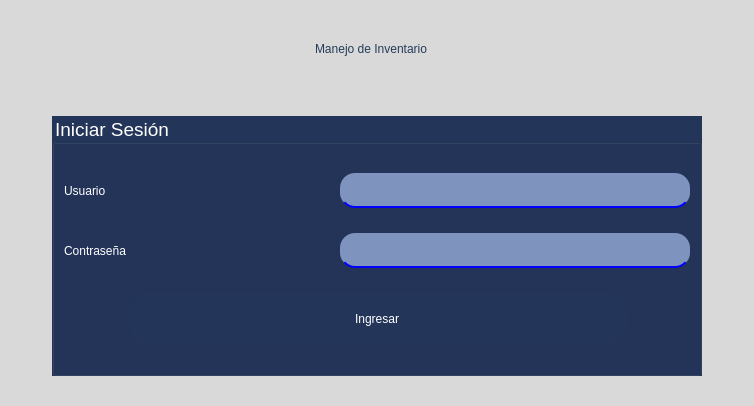
<?xml version="1.0" encoding="UTF-8"?>
<ui version="4.0">
 <class>MainWindow</class>
 <widget class="QMainWindow" name="MainWindow">
  <property name="geometry">
   <rect>
    <x>0</x>
    <y>0</y>
    <width>754</width>
    <height>406</height>
   </rect>
  </property>
  <property name="minimumSize">
   <size>
    <width>754</width>
    <height>406</height>
   </size>
  </property>
  <property name="maximumSize">
   <size>
    <width>754</width>
    <height>406</height>
   </size>
  </property>
  <property name="windowTitle">
   <string>Inicio de Sesión</string>
  </property>
  <property name="styleSheet">
   <string notr="true">QPushButton{
	color: rgb(255, 255, 255);
	background-color: rgb(0, 0, 127);
	font: 75 11pt &quot;Arial&quot;;
}
QLineEdit{
	color: rgb(0, 0, 0);
	border:0;
	background-color: rgba(106, 106, 106, 0.5);
	font: 75 11pt &quot;Arial&quot;;
}
QMainWindow{
	background-color: rgb(255, 255, 255);
}
QMainWindow::item:selected {
    background-color: #555;

}

QTabWidget{
	border:0; 

}
QLabel{
	
	font: 75 14pt &quot;Arial&quot;;
}
QGroupBox{
	
	font: italic 11pt &quot;Arial&quot;;
}
QComboBox{
	
	background-color: rgba(102, 102, 102, 0.5);
	font: 75 11pt &quot;Arial&quot;;
}
QTableWidget{
	
	font: 16pt &quot;Arial&quot;;
}
QMainWindow{
background-color: #d9d9d9;
}</string>
  </property>
  <widget class="QWidget" name="centralwidget">
   <layout class="QVBoxLayout" name="verticalLayout_4">
    <item>
     <layout class="QHBoxLayout" name="horizontalLayout_3">
      <item>
       <widget class="QLabel" name="label_5">
        <property name="minimumSize">
         <size>
          <width>300</width>
          <height>80</height>
         </size>
        </property>
        <property name="maximumSize">
         <size>
          <width>300</width>
          <height>80</height>
         </size>
        </property>
        <property name="text">
         <string/>
        </property>
        <property name="pixmap">
         <pixmap>imagenes/logo pendon ysr.jpg</pixmap>
        </property>
        <property name="scaledContents">
         <bool>true</bool>
        </property>
       </widget>
      </item>
      <item>
       <widget class="QLabel" name="label_4">
        <property name="styleSheet">
         <string notr="true">font: 87 24pt &quot;Arial Black&quot;;
color:#253b59;</string>
        </property>
        <property name="text">
         <string>Manejo de Inventario</string>
        </property>
       </widget>
      </item>
     </layout>
    </item>
    <item>
     <spacer name="verticalSpacer_2">
      <property name="orientation">
       <enum>Qt::Vertical</enum>
      </property>
      <property name="sizeHint" stdset="0">
       <size>
        <width>20</width>
        <height>40</height>
       </size>
      </property>
     </spacer>
    </item>
    <item>
     <layout class="QVBoxLayout" name="verticalLayout_3">
      <item>
       <layout class="QHBoxLayout" name="horizontalLayout_4">
        <item>
         <spacer name="horizontalSpacer">
          <property name="orientation">
           <enum>Qt::Horizontal</enum>
          </property>
          <property name="sizeHint" stdset="0">
           <size>
            <width>40</width>
            <height>20</height>
           </size>
          </property>
         </spacer>
        </item>
        <item>
         <widget class="QGroupBox" name="groupBox">
          <property name="minimumSize">
           <size>
            <width>650</width>
            <height>260</height>
           </size>
          </property>
          <property name="styleSheet">
           <string notr="true">QGroupBox{
background-color:#233559;
color:#FFF;
font: 75 14pt;
}
QLabel{
color:#FFF;
	font: 75 16pt &quot;MS Shell Dlg 2&quot;;
}
QLineEdit{
background-color:#7e94bf;
color:#000;
	font: 75 16pt &quot;MS Shell Dlg 2&quot;;
border-radius:15px;
}
QPushButton{
background-color:#233559;
font:75 16pt &quot;MS Shell Dlg 2&quot;;
}
QPushButton::hover{
background-color:#637aa6;
	font: 75 16pt &quot;MS Shell Dlg 2&quot;;
}</string>
          </property>
          <property name="title">
           <string>Iniciar Sesión</string>
          </property>
          <layout class="QVBoxLayout" name="verticalLayout">
           <item>
            <layout class="QHBoxLayout" name="horizontalLayout">
             <item>
              <widget class="QLabel" name="label">
               <property name="styleSheet">
                <string notr="true"/>
               </property>
               <property name="text">
                <string>Usuario</string>
               </property>
              </widget>
             </item>
             <item>
              <widget class="QLineEdit" name="txt_user">
               <property name="minimumSize">
                <size>
                 <width>200</width>
                 <height>35</height>
                </size>
               </property>
               <property name="maximumSize">
                <size>
                 <width>350</width>
                 <height>16777215</height>
                </size>
               </property>
               <property name="styleSheet">
                <string notr="true">border:none;
border-bottom:2px solid blue;</string>
               </property>
               <property name="text">
                <string/>
               </property>
               <property name="maxLength">
                <number>15</number>
               </property>
               <property name="echoMode">
                <enum>QLineEdit::PasswordEchoOnEdit</enum>
               </property>
               <property name="alignment">
                <set>Qt::AlignCenter</set>
               </property>
              </widget>
             </item>
            </layout>
           </item>
           <item>
            <layout class="QHBoxLayout" name="horizontalLayout_2">
             <item>
              <widget class="QLabel" name="label_2">
               <property name="styleSheet">
                <string notr="true"/>
               </property>
               <property name="text">
                <string>Contraseña</string>
               </property>
              </widget>
             </item>
             <item>
              <widget class="QLineEdit" name="txt_password">
               <property name="minimumSize">
                <size>
                 <width>200</width>
                 <height>35</height>
                </size>
               </property>
               <property name="maximumSize">
                <size>
                 <width>350</width>
                 <height>16777215</height>
                </size>
               </property>
               <property name="styleSheet">
                <string notr="true">border:none;
border-bottom:2px solid blue;</string>
               </property>
               <property name="text">
                <string/>
               </property>
               <property name="maxLength">
                <number>10</number>
               </property>
               <property name="echoMode">
                <enum>QLineEdit::Password</enum>
               </property>
               <property name="alignment">
                <set>Qt::AlignCenter</set>
               </property>
              </widget>
             </item>
            </layout>
           </item>
           <item>
            <layout class="QHBoxLayout" name="horizontalLayout_5">
             <item>
              <spacer name="horizontalSpacer_3">
               <property name="orientation">
                <enum>Qt::Horizontal</enum>
               </property>
               <property name="sizeHint" stdset="0">
                <size>
                 <width>40</width>
                 <height>20</height>
                </size>
               </property>
              </spacer>
             </item>
             <item>
              <widget class="QPushButton" name="btn_acceder">
               <property name="minimumSize">
                <size>
                 <width>500</width>
                 <height>51</height>
                </size>
               </property>
               <property name="maximumSize">
                <size>
                 <width>500</width>
                 <height>16777215</height>
                </size>
               </property>
               <property name="styleSheet">
                <string notr="true">
border-radius:24px;</string>
               </property>
               <property name="text">
                <string>Ingresar</string>
               </property>
              </widget>
             </item>
             <item>
              <spacer name="horizontalSpacer_4">
               <property name="orientation">
                <enum>Qt::Horizontal</enum>
               </property>
               <property name="sizeHint" stdset="0">
                <size>
                 <width>40</width>
                 <height>20</height>
                </size>
               </property>
              </spacer>
             </item>
            </layout>
           </item>
          </layout>
         </widget>
        </item>
        <item>
         <spacer name="horizontalSpacer_2">
          <property name="orientation">
           <enum>Qt::Horizontal</enum>
          </property>
          <property name="sizeHint" stdset="0">
           <size>
            <width>40</width>
            <height>20</height>
           </size>
          </property>
         </spacer>
        </item>
       </layout>
      </item>
     </layout>
    </item>
    <item>
     <spacer name="verticalSpacer">
      <property name="orientation">
       <enum>Qt::Vertical</enum>
      </property>
      <property name="sizeHint" stdset="0">
       <size>
        <width>20</width>
        <height>40</height>
       </size>
      </property>
     </spacer>
    </item>
   </layout>
  </widget>
 </widget>
 <resources/>
 <connections/>
</ui>
